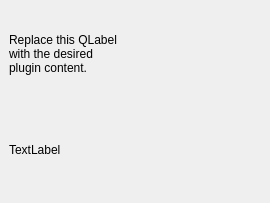
<?xml version="1.0" encoding="UTF-8"?>
<ui version="4.0">
 <class>Click2TileDockWidgetBase</class>
 <widget class="QDockWidget" name="Click2TileDockWidgetBase">
  <property name="geometry">
   <rect>
    <x>0</x>
    <y>0</y>
    <width>270</width>
    <height>203</height>
   </rect>
  </property>
  <property name="windowTitle">
   <string>Click2Tile</string>
  </property>
  <widget class="QWidget" name="dockWidgetContents">
   <layout class="QGridLayout" name="gridLayout">
    <item row="0" column="0">
     <widget class="QLabel" name="clickedCoordinatesLabel">
      <property name="text">
       <string>Replace this QLabel
with the desired
plugin content.</string>
      </property>
     </widget>
    </item>
    <item row="1" column="0">
     <widget class="QLabel" name="clickedTileLabel">
      <property name="text">
       <string>TextLabel</string>
      </property>
     </widget>
    </item>
   </layout>
  </widget>
 </widget>
 <resources/>
 <connections/>
</ui>
